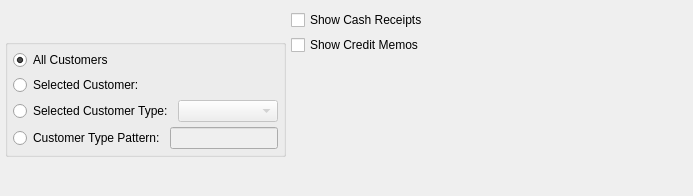
<?xml version="1.0" encoding="UTF-8"?>
<ui version="4.0">
 <comment>This file is part of the xTuple ERP: PostBooks Edition, a free and
open source Enterprise Resource Planning software suite,
Copyright (c) 1999-2010 by OpenMFG LLC, d/b/a xTuple.
It is licensed to you under the Common Public Attribution License
version 1.0, the full text of which (including xTuple-specific Exhibits)
is available at www.xtuple.com/CPAL.  By using this software, you agree
to be bound by its terms.</comment>
 <class>dspARApplications</class>
 <widget class="QWidget" name="dspARApplications">
  <property name="geometry">
   <rect>
    <x>0</x>
    <y>0</y>
    <width>693</width>
    <height>196</height>
   </rect>
  </property>
  <property name="windowTitle">
   <string>A/R Applications</string>
  </property>
  <layout class="QHBoxLayout" name="horizontalLayout">
   <item>
    <layout class="QVBoxLayout" name="verticalLayout_2">
     <item>
      <widget class="QGroupBox" name="_customerTypeGroup">
       <property name="sizePolicy">
        <sizepolicy hsizetype="Preferred" vsizetype="Fixed">
         <horstretch>0</horstretch>
         <verstretch>0</verstretch>
        </sizepolicy>
       </property>
       <property name="title">
        <string/>
       </property>
       <layout class="QVBoxLayout" name="verticalLayout">
        <item>
         <widget class="QRadioButton" name="_allCustomers">
          <property name="text">
           <string>All Customers</string>
          </property>
          <property name="checked">
           <bool>true</bool>
          </property>
         </widget>
        </item>
        <item>
         <layout class="QHBoxLayout">
          <property name="spacing">
           <number>5</number>
          </property>
          <item>
           <widget class="QRadioButton" name="_selectedCustomer">
            <property name="text">
             <string>Selected Customer:</string>
            </property>
           </widget>
          </item>
          <item>
           <widget class="CustCluster" name="_cust">
            <property name="nameVisible">
             <bool>false</bool>
            </property>
            <property name="descriptionVisible">
             <bool>false</bool>
            </property>
           </widget>
          </item>
         </layout>
        </item>
        <item>
         <layout class="QHBoxLayout">
          <property name="spacing">
           <number>5</number>
          </property>
          <item>
           <widget class="QRadioButton" name="_selectedCustomerType">
            <property name="text">
             <string>Selected Customer Type:</string>
            </property>
           </widget>
          </item>
          <item>
           <widget class="XComboBox" name="_customerTypes">
            <property name="enabled">
             <bool>false</bool>
            </property>
            <property name="sizePolicy">
             <sizepolicy hsizetype="Expanding" vsizetype="Fixed">
              <horstretch>0</horstretch>
              <verstretch>0</verstretch>
             </sizepolicy>
            </property>
            <property name="type">
             <enum>XComboBox::CustomerTypes</enum>
            </property>
           </widget>
          </item>
         </layout>
        </item>
        <item>
         <layout class="QHBoxLayout">
          <property name="spacing">
           <number>5</number>
          </property>
          <item>
           <widget class="QRadioButton" name="_customerTypePattern">
            <property name="text">
             <string>Customer Type Pattern:</string>
            </property>
           </widget>
          </item>
          <item>
           <widget class="XLineEdit" name="_customerType">
            <property name="enabled">
             <bool>false</bool>
            </property>
           </widget>
          </item>
         </layout>
        </item>
       </layout>
      </widget>
     </item>
     <item>
      <spacer name="spacer">
       <property name="orientation">
        <enum>Qt::Vertical</enum>
       </property>
       <property name="sizeType">
        <enum>QSizePolicy::Preferred</enum>
       </property>
       <property name="sizeHint" stdset="0">
        <size>
         <width>20</width>
         <height>0</height>
        </size>
       </property>
      </spacer>
     </item>
    </layout>
   </item>
   <item>
    <layout class="QVBoxLayout" name="verticalLayout_3">
     <item>
      <widget class="DateCluster" name="_dates"/>
     </item>
     <item>
      <widget class="XCheckBox" name="_cashReceipts">
       <property name="text">
        <string>Show Cash Receipts</string>
       </property>
      </widget>
     </item>
     <item>
      <widget class="XCheckBox" name="_creditMemos">
       <property name="text">
        <string>Show Credit Memos</string>
       </property>
      </widget>
     </item>
     <item>
      <spacer>
       <property name="orientation">
        <enum>Qt::Vertical</enum>
       </property>
       <property name="sizeType">
        <enum>QSizePolicy::Expanding</enum>
       </property>
       <property name="sizeHint" stdset="0">
        <size>
         <width>20</width>
         <height>0</height>
        </size>
       </property>
      </spacer>
     </item>
    </layout>
   </item>
   <item>
    <spacer name="horizontalSpacer">
     <property name="orientation">
      <enum>Qt::Horizontal</enum>
     </property>
     <property name="sizeHint" stdset="0">
      <size>
       <width>7</width>
       <height>20</height>
      </size>
     </property>
    </spacer>
   </item>
  </layout>
 </widget>
 <layoutdefault spacing="5" margin="5"/>
 <pixmapfunction>qPixmapFromMimeSource</pixmapfunction>
 <customwidgets>
  <customwidget>
   <class>CustCluster</class>
   <extends>QWidget</extends>
   <header>custcluster.h</header>
  </customwidget>
  <customwidget>
   <class>DateCluster</class>
   <extends>QWidget</extends>
   <header>datecluster.h</header>
  </customwidget>
  <customwidget>
   <class>XCheckBox</class>
   <extends>QCheckBox</extends>
   <header>xcheckbox.h</header>
  </customwidget>
  <customwidget>
   <class>XComboBox</class>
   <extends>QComboBox</extends>
   <header>xcombobox.h</header>
  </customwidget>
  <customwidget>
   <class>XLineEdit</class>
   <extends>QLineEdit</extends>
   <header>xlineedit.h</header>
   <container>1</container>
  </customwidget>
 </customwidgets>
 <tabstops>
  <tabstop>_allCustomers</tabstop>
  <tabstop>_selectedCustomer</tabstop>
  <tabstop>_selectedCustomerType</tabstop>
  <tabstop>_customerTypes</tabstop>
  <tabstop>_customerTypePattern</tabstop>
  <tabstop>_customerType</tabstop>
  <tabstop>_dates</tabstop>
  <tabstop>_cashReceipts</tabstop>
  <tabstop>_creditMemos</tabstop>
 </tabstops>
 <resources/>
 <connections>
  <connection>
   <sender>_selectedCustomerType</sender>
   <signal>toggled(bool)</signal>
   <receiver>_customerTypes</receiver>
   <slot>setEnabled(bool)</slot>
   <hints>
    <hint type="sourcelabel">
     <x>20</x>
     <y>20</y>
    </hint>
    <hint type="destinationlabel">
     <x>20</x>
     <y>20</y>
    </hint>
   </hints>
  </connection>
  <connection>
   <sender>_customerTypePattern</sender>
   <signal>toggled(bool)</signal>
   <receiver>_customerType</receiver>
   <slot>setEnabled(bool)</slot>
   <hints>
    <hint type="sourcelabel">
     <x>20</x>
     <y>20</y>
    </hint>
    <hint type="destinationlabel">
     <x>20</x>
     <y>20</y>
    </hint>
   </hints>
  </connection>
  <connection>
   <sender>_selectedCustomer</sender>
   <signal>toggled(bool)</signal>
   <receiver>_cust</receiver>
   <slot>setEnabled(bool)</slot>
   <hints>
    <hint type="sourcelabel">
     <x>20</x>
     <y>20</y>
    </hint>
    <hint type="destinationlabel">
     <x>294</x>
     <y>66</y>
    </hint>
   </hints>
  </connection>
 </connections>
</ui>
